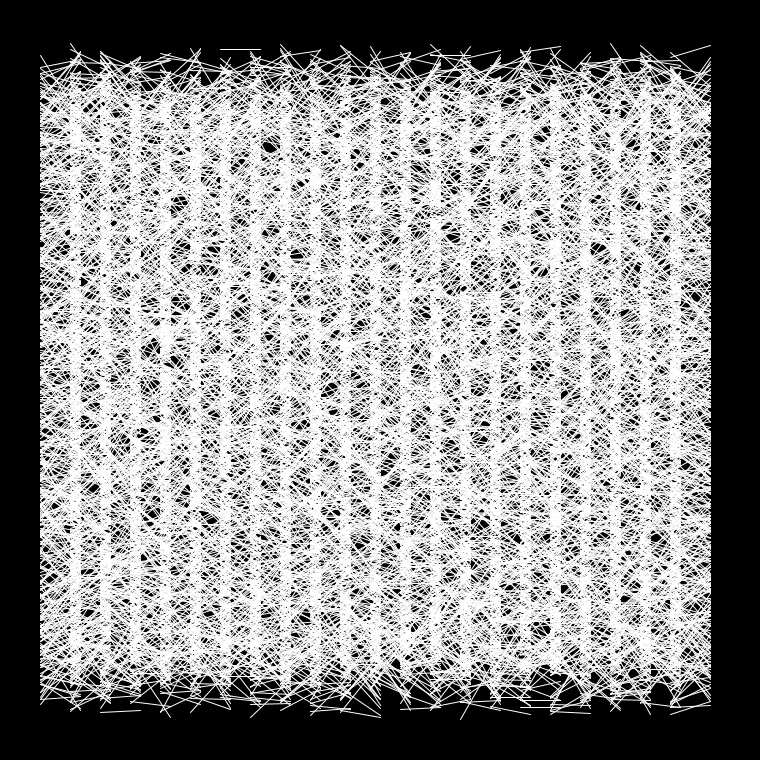
Frame 1 (no input)
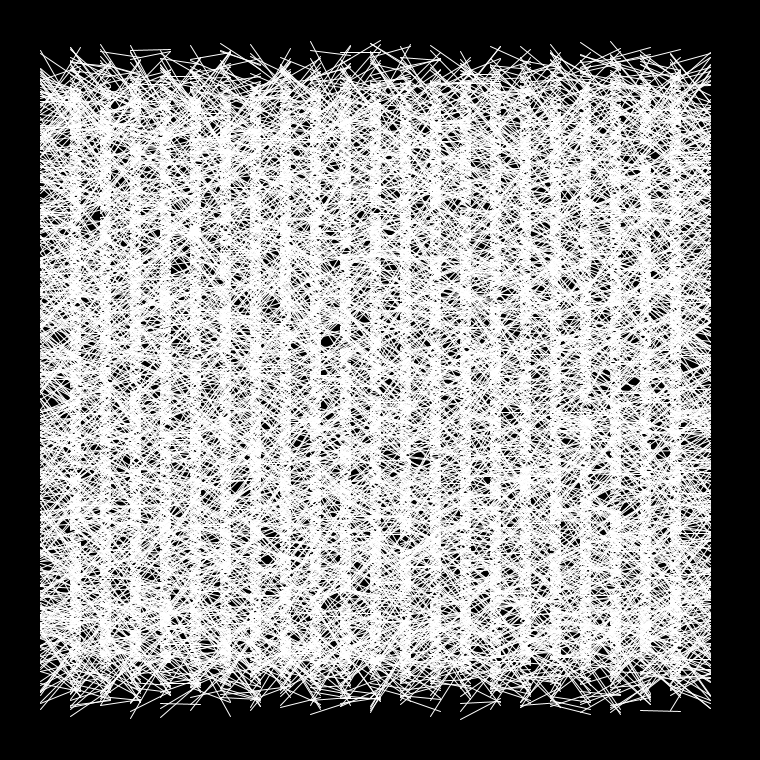
Frame 60 (the mouse pressed at the canvas centre just before this capture)
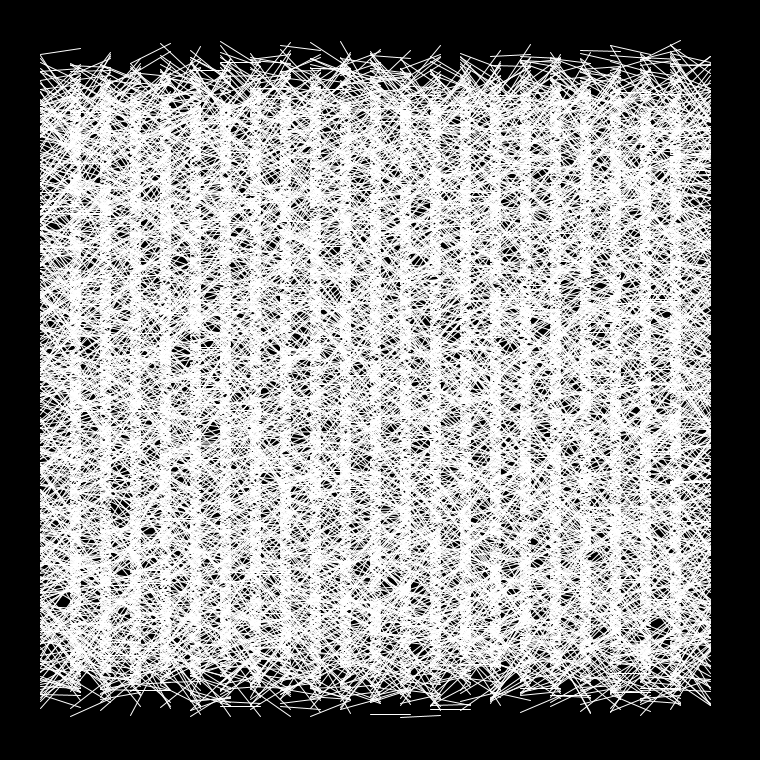
Frame 120 (the mouse held since frame 60 and released just before this capture)

The Processing sketch that drew these frames (run headless with seeded random() and noise(); from frame 60 on, the mouse is pressed at the canvas centre):

// Processing sketch: processing_149053
// ── processing_149053.pde

int x;
float y;
int c; //comprimento da linha
float iH; //intervalo horizontal entre as linhas
float iV; //intervalo vertical entre as linhas

void setup() {
  size(760,760);
  frameRate(20);
  smooth();
}

void draw() {
  background(0);
  
  x = 40;
  y = 120;
  c = 40;
  
  iH = 30;
  iV = 1;
  
  for(y = 120; y <= 720; y += iV) {
    for(x = 40; x <= 680; x += iH) {
      strokeWeight(1);
      stroke(255);
      line(x,y-(random(80)),x+c,y-(random(80)));
    }
  }
}
